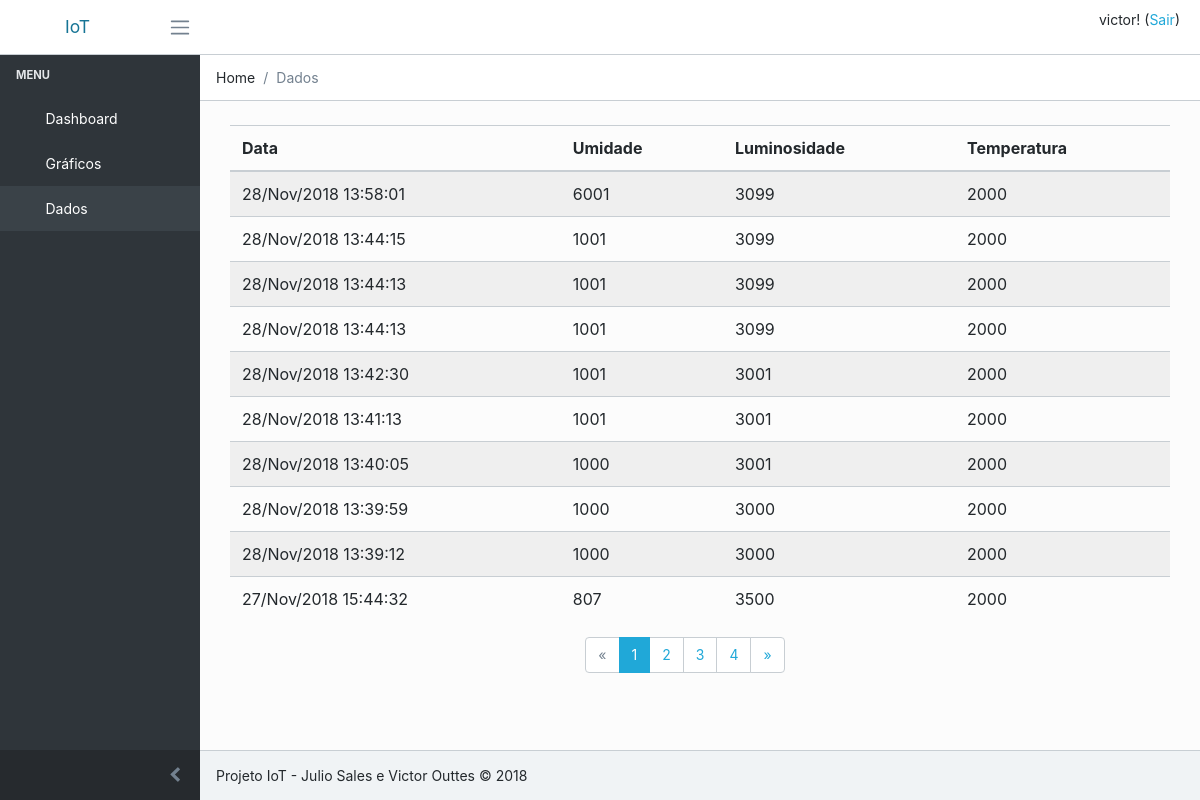
/data/ (signed in), run on the app's committed database.
### home/models.py (models this page shows, shortened)
class Sensor(models.Model):
    date = models.DateTimeField(auto_now_add=True)
    temperature = models.CharField(max_length=30)
    sunlight = models.CharField(max_length=30)
    humidity = models.CharField(max_length=30)

### home/views.py (the view)
# urls.py: path('data/', home_views.list_all, name='data'),
@login_required
def list_all(request):
    page = request.GET.get('page')
    paginator = Paginator(Sensor.objects.order_by('-date').all(), ITEMS_PER_PAGE)
    total = paginator.count
    try:
        alldata = paginator.page(page)
    except InvalidPage:
        alldata = paginator.page(1)
    data = {'alldata': alldata, 'total': total}
    return render(request, 'home/data.html', data)

### home/templates/home/data.html
{% extends 'layout.html' %}
{% block breadcrumb %}
<ol class="breadcrumb">
    <li class="breadcrumb-item">Home</li>
    <li class="breadcrumb-item active">Dados</li>
</ol>
{% endblock %}
{% block main %}
<div class="animated fadeIn">
    <table class="row">
        <div class="table-responsive">
            <table class="table table-striped table-hover">
                <thead>
                    <tr>
                        <th>Data</th>
                        <th>Umidade</th>
                        <th>Luminosidade</th>
                        <th>Temperatura</th>
                    </tr>
                </thead>
                <tbody>
                    {% for d in alldata %}
                    <tr>
                        <td>{{d.date | date:'d/M/Y H:i:s'}}</td>
                        <td>{{d.humidity}}</td>
                        <td>{{d.sunlight}}</td>
                        <td>{{d.temperature}}</td>
                    </tr>
                    {% endfor %}
                </tbody>
            </table>
        </div>
        <div class="container row">
            <div class="col align-self-center">
                {% with alldata as paginated %}
                    {% include 'pagination.html' %}
                {% endwith %}
            </div>
        </div>
    </div>
</div>
{% endblock %}

### templates/layout.html (shortened to what this page needs)
{% load static %}
<html lang="en">
<head>
    <link rel="stylesheet" href="https://unpkg.com/@coreui/icons/css/coreui-icons.min.css">
    <link href="https://cdnjs.cloudflare.com/ajax/libs/flag-icon-css/3.2.0/css/flag-icon.min.css" rel="stylesheet">
    <link rel="stylesheet" href="https://use.fontawesome.com/releases/v5.3.1/css/all.css"
>
    <link href="https://cdnjs.cloudflare.com/ajax/libs/simple-line-icons/2.4.1/css/simple-line-icons.min.css" rel="stylesheet">
    <link href="{% static 'css/style.min.css' %}" rel="stylesheet">
    <link href="https://cdnjs.cloudflare.com/ajax/libs/pace/1.0.2/themes/black/pace-theme-loading-bar.min.css" rel="stylesheet">
</head>
<body class="app header-fixed sidebar-fixed aside-menu-fixed sidebar-lg-show">
<header class="app-header navbar">
    <a class="navbar-brand" href="{% url 'home' %}">
        IoT
    </a>
    <button class="navbar-toggler sidebar-toggler d-md-down-none" type="button" data-toggle="sidebar-lg-show">
        <span class="navbar-toggler-icon"></span>
    </button>
    <ul class="nav navbar-nav ml-auto" style="padding-right: 20px;">
        <li class="nav-item">
            {% if user.is_authenticated %}
                <p>{{ user.username }}! (<a href="{% url 'logout' %}">Sair</a>)</p>
            {% endif %}
        </li>
    </ul>
</header>
<div class="app-body">
    <div class="sidebar">
        <nav class="sidebar-nav">
            <ul class="nav">
                <li class="nav-title">Menu</li>
                <li class="nav-item">
                    <a class="nav-link" href="{% url 'home' %}">
                         Dashboard</a>
                </li>
                <li class="nav-item">
                    <a class="nav-link" href="{% url 'chart' %}">
                         Gráficos</a>
                </li>
                <li class="nav-item">
                    <a class="nav-link" href="{% url 'data' %}">
                         Dados</a>
                </li>
            </ul>
        </nav>
        <button class="sidebar-minimizer brand-minimizer" type="button"></button>
    </div>
    <main class="main">
        {% block breadcrumb %}{% endblock %}
        <div class="container-fluid">
            {% block main %}{% endblock %}
        </div>
<footer class="app-footer">
    <div>
        Projeto IoT - Julio Sales e Victor Outtes
        <span>&copy; 2018</span>
    </div>
</footer>
</body>
</html>

### data on the page
Sensor: date "28/Nov/2018 13:58:01", humidity "6001", sunlight "3099", temperature "2000"
Sensor: date "28/Nov/2018 13:44:15", humidity "1001", sunlight "3099", temperature "2000"
Sensor: date "28/Nov/2018 13:44:13", humidity "1001", sunlight "3099", temperature "2000"
Sensor: date "28/Nov/2018 13:44:13", humidity "1001", sunlight "3099", temperature "2000"
Sensor: date "28/Nov/2018 13:42:30", humidity "1001", sunlight "3001", temperature "2000"
Sensor: date "28/Nov/2018 13:41:13", humidity "1001", sunlight "3001", temperature "2000"
Sensor: date "28/Nov/2018 13:40:05", humidity "1000", sunlight "3001", temperature "2000"
Sensor: date "28/Nov/2018 13:39:59", humidity "1000", sunlight "3000", temperature "2000"
Sensor: date "28/Nov/2018 13:39:12", humidity "1000", sunlight "3000", temperature "2000"
Sensor: date "27/Nov/2018 15:44:32", humidity "807", sunlight "3500", temperature "2000"

### other printed values
{{ user.username }} "victor"
{{ page }} "1"
{{ page }} "2" "3" "4"
